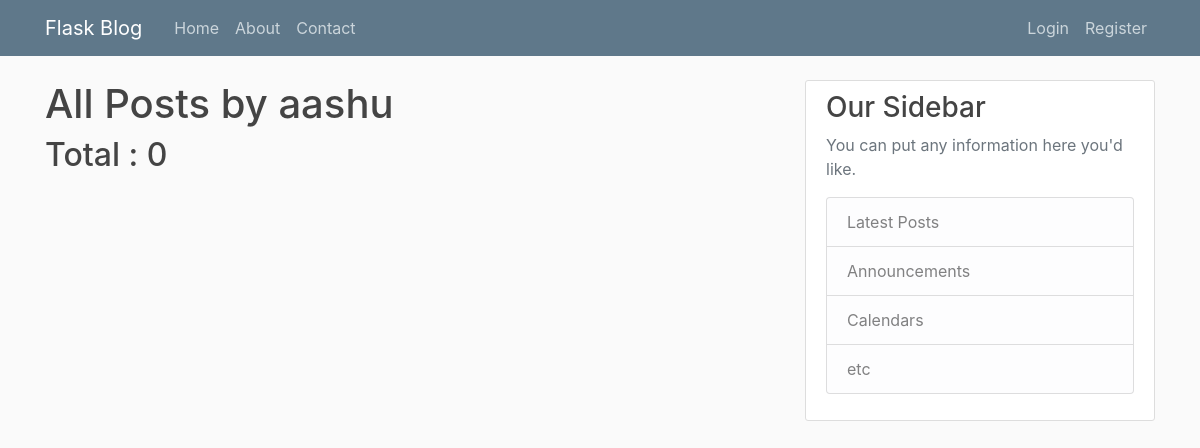
The page /user/aashu on the database as committed earlier.
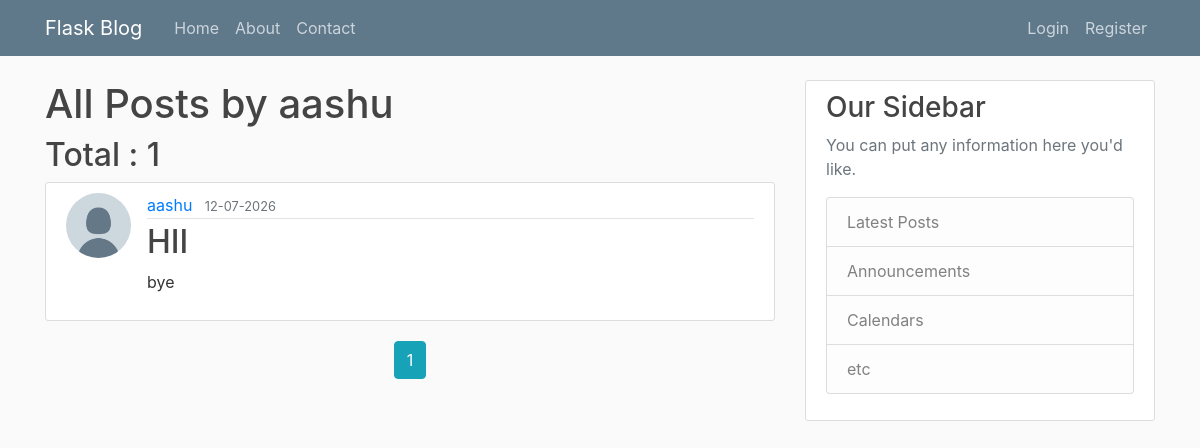
The same page on the database as committed later.
### flask_blog/models.py (models this page shows, shortened)
class Post(db.Model):
    id = db.Column(db.Integer, primary_key=True)
    title = db.Column(db.String(100), nullable = False)
    dateposted = db.Column(db.DateTime, nullable = False, default=lambda: datetime.now(timezone.utc))
    content = db.Column(db.Text, nullable = False)
    user_id = db.Column(db.Integer, db.ForeignKey('user.id'), nullable = False)

class User(db.Model, UserMixin):
    id = db.Column(db.Integer,  primary_key = True)
    username = db.Column(db.String(20), unique = True, nullable = False)
    email = db.Column(db.String(120), unique = True, nullable = False)
    image_file = db.Column(db.String(20), default = 'default.jpg', nullable = False)
    password = db.Column(db.String(60), nullable = False)
    posts = db.relationship('Post', backref='author', lazy=True)

### flask_blog/users/routes.py (the view)
@users.route('/user/<string:username>')
def user_posts(username):
    page = request.args.get('page', 1, type=int)
    user = User.query.filter_by(username=username).first_or_404()
    posts = Post.query.filter_by(author=user).order_by(Post.dateposted.desc()).paginate(page=page, per_page=5)
    return render_template('user_post.html', posts=posts, user=user)

### flask_blog/templates/user_post.html (shortened to what this page needs)
{% extends "layouts.html" %}
{% block content %}
    <h1>All Posts by {{ user.username }}</h1>
    <h2>Total : {{ posts.total }}</h2>
    {% for post in posts.items %}
        <article class="media content-section">
            <img class="rounded-circle article-img" src="{{ url_for('static', filename='profile_pics/' + post.author.image_file) }}">
            <div class="media-body">
                <div class="article-metadata">
                <a class="mr-2" href="{{ url_for('users.user_posts', username=post.author.username) }}">{{ post.author.username }}</a>
                <small class="text-muted">{{ post.dateposted.strftime("%d-%m-%Y") }}</small>
                </div>
                <h2><a class="article-title" href="{{ url_for('posts.post_page', post_id=post.id) }}">{{ post.title }}</a></h2>
                <p class="article-content">{{ post.content }}</p>
            </div>
        </article>
    {% endfor %}
    <div class="d-flex justify-content-center">
        {% for page_num in posts.iter_pages(left_edge=1, right_edge=1, left_current=1, right_current=1) %}
            {% if page_num %}
                {% if page_num == posts.page %}
                <a class="btn btn-info mb-4 mr-1 ml-1" href="{{ url_for('users.user_posts', username=user.username, page=page_num) }}">{{ page_num }}</a>
                {% endif %}
            {% endif %}
        {% endfor %}
    </div>
{% endblock content %}

Rows that differ between the two databases and show on the page:
added Post: image_file (placeholder picture), author.username "aashu", dateposted "12-07-2026", title "HII", content "bye"
Other text that changed with them:
{{ posts.total }}: "0" → "1"
new list line: "1"
